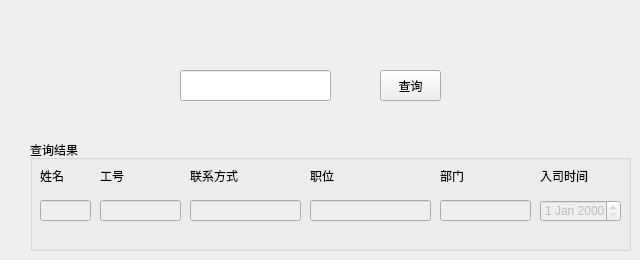
    <widget class="QWidget" name="seleteperson">
     <widget class="QPushButton" name="selectBtn">
      <property name="geometry">
       <rect>
        <x>380</x>
        <y>70</y>
        <width>61</width>
        <height>31</height>
       </rect>
      </property>
      <property name="text">
       <string>查询</string>
      </property>
     </widget>
     <widget class="QGroupBox" name="dispalyGroupBox">
      <property name="geometry">
       <rect>
        <x>30</x>
        <y>140</y>
        <width>601</width>
        <height>111</height>
       </rect>
      </property>
      <property name="title">
       <string>查询结果</string>
      </property>
      <widget class="QLabel" name="nameLabel">
       <property name="geometry">
        <rect>
         <x>10</x>
         <y>30</y>
         <width>54</width>
         <height>12</height>
        </rect>
       </property>
       <property name="text">
        <string>姓名</string>
       </property>
      </widget>
      <widget class="QLabel" name="jobNumLabel">
       <property name="geometry">
        <rect>
         <x>70</x>
         <y>30</y>
         <width>54</width>
         <height>12</height>
        </rect>
       </property>
       <property name="text">
        <string>工号</string>
       </property>
      </widget>
      <widget class="QLabel" name="connLabel">
       <property name="geometry">
        <rect>
         <x>160</x>
         <y>30</y>
         <width>54</width>
         <height>12</height>
        </rect>
       </property>
       <property name="text">
        <string>联系方式</string>
       </property>
      </widget>
      <widget class="QLabel" name="posiLabel">
       <property name="geometry">
        <rect>
         <x>280</x>
         <y>30</y>
         <width>54</width>
         <height>12</height>
        </rect>
       </property>
       <property name="text">
        <string>职位</string>
       </property>
      </widget>
      <widget class="QLabel" name="departLabel">
       <property name="geometry">
        <rect>
         <x>410</x>
         <y>30</y>
         <width>54</width>
         <height>12</height>
        </rect>
       </property>
       <property name="text">
        <string>部门</string>
       </property>
      </widget>
      <widget class="QLineEdit" name="nameLineEdit">
       <property name="enabled">
        <bool>false</bool>
       </property>
       <property name="geometry">
        <rect>
         <x>10</x>
         <y>60</y>
         <width>51</width>
         <height>21</height>
        </rect>
       </property>
      </widget>
      <widget class="QLineEdit" name="jobNumLineEdit">
       <property name="enabled">
        <bool>false</bool>
       </property>
       <property name="geometry">
        <rect>
         <x>70</x>
         <y>60</y>
         <width>81</width>
         <height>21</height>
        </rect>
       </property>
      </widget>
      <widget class="QLineEdit" name="connLineEdit">
       <property name="enabled">
        <bool>false</bool>
       </property>
       <property name="geometry">
        <rect>
         <x>160</x>
         <y>60</y>
         <width>111</width>
         <height>21</height>
        </rect>
       </property>
      </widget>
      <widget class="QLineEdit" name="posiLineEdit">
       <property name="enabled">
        <bool>false</bool>
       </property>
       <property name="geometry">
        <rect>
         <x>280</x>
         <y>60</y>
         <width>121</width>
         <height>21</height>
        </rect>
       </property>
      </widget>
      <widget class="QLineEdit" name="departLineEdit">
       <property name="enabled">
        <bool>false</bool>
       </property>
       <property name="geometry">
        <rect>
         <x>410</x>
         <y>60</y>
         <width>91</width>
         <height>21</height>
        </rect>
       </property>
      </widget>
      <widget class="QDateEdit" name="dateEdit_2">
       <property name="enabled">
        <bool>false</bool>
       </property>
       <property name="geometry">
        <rect>
         <x>510</x>
         <y>60</y>
         <width>81</width>
         <height>22</height>
        </rect>
       </property>
      </widget>
      <widget class="QLabel" name="label_2">
       <property name="geometry">
        <rect>
         <x>510</x>
         <y>30</y>
         <width>54</width>
         <height>12</height>
        </rect>
       </property>
       <property name="text">
        <string>入司时间</string>
       </property>
      </widget>
     </widget>
     <widget class="QLineEdit" name="selectLineEdit">
      <property name="geometry">
       <rect>
        <x>180</x>
        <y>70</y>
        <width>151</width>
        <height>31</height>
       </rect>
      </property>
      <property name="text">
       <string/>
      </property>
     </widget>
    </widget>
